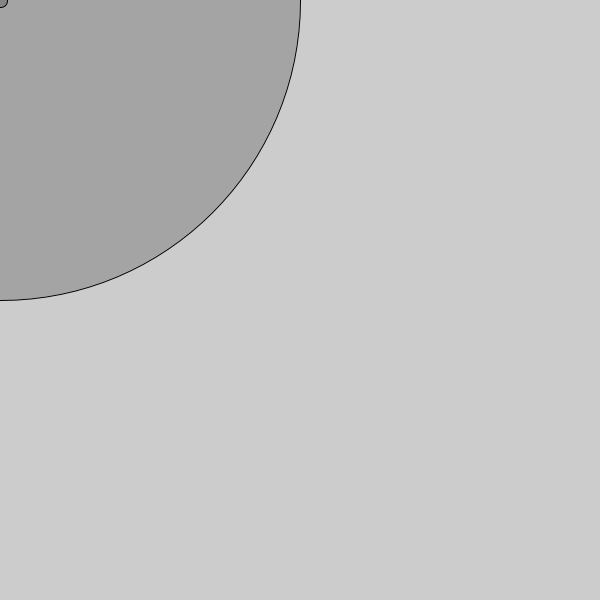
Frame 1 (no input)
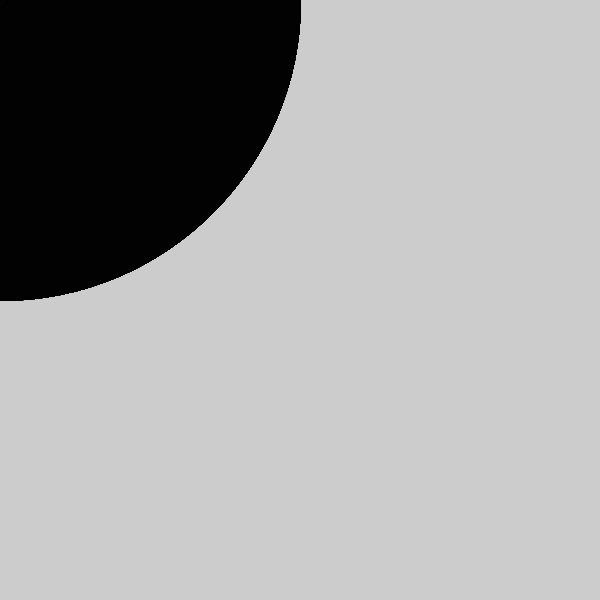
Frame 60 (the mouse pressed at the canvas centre just before this capture)
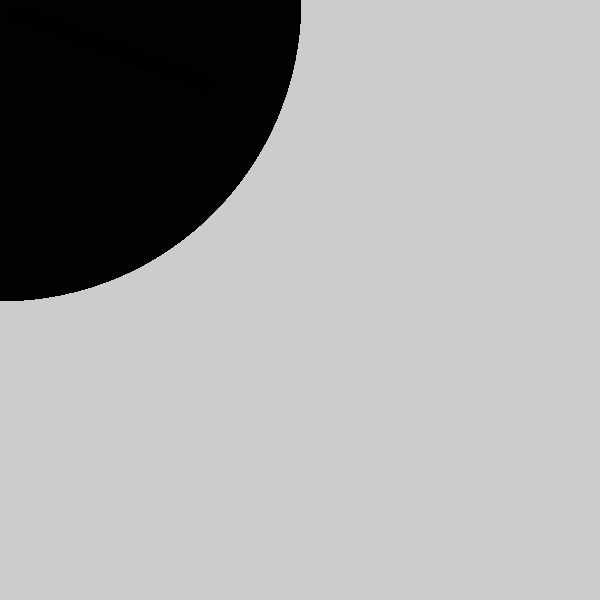
Frame 120 (the mouse held since frame 60 and released just before this capture)

The Processing sketch that drew these frames (run headless with seeded random() and noise(); from frame 60 on, the mouse is pressed at the canvas centre):

// Processing sketch: processing_133756
// ── processing_133756.pde

Brush[] myBrushs;

int brushCounter = 0;
color c;
float dotX;
float dotY;

void setup() {
  size (600, 600);
  myBrushs = new Brush[500];

}

void draw() {
 fill(c,50);
 for (int i=0; i<brushCounter; i = i+1) {
   myBrushs[i].update();
   myBrushs[i].display();
 }
 fill(c,50);
 ellipse(0, 0, width, height);
 ellipse(dotX, dotY, 15, 15);
}

void mousePressed() {
  
 
   if (key == '1') {
      c = color(#D3EAC9,50);
    } 
   if (key == '2') {
      c= color(#FEFFBF,50);
    } 
   if (key == '3') {
     c= color(#FFBFC8,50);
    } 
    
    if (brushCounter < 500) {
      myBrushs[brushCounter] = new Brush(c);
      dotX = myBrushs[brushCounter].x;
      dotY = myBrushs[brushCounter].y;
    
    brushCounter = brushCounter + 1;
  }
   
}
class Brush {
  float x = 10;
  float y = 10;
  float xSpeed;
  float ySpeed;
  float circleX;
  float circleY;
  float angle;
  float radius = 5;
  color fillColor;
   
  Brush(color theColor) {
    fillColor = theColor;
    x = random(15,15);
    y = random(15,15);
    xSpeed = random(0,5);
    ySpeed = random(0,5);
  }
  void update() {
    x= x + random (-1, 1) + xSpeed;
    y= y + random (-1, 1) + ySpeed;
    //circleX = cos(angle)* radius;
    //circleY = sin(angle)* radius;
    //println(circleX);
  }
  void display () {
    //noStroke();
    fill(fillColor);
    ellipse (x, y, 15, 15);
  }
}  
